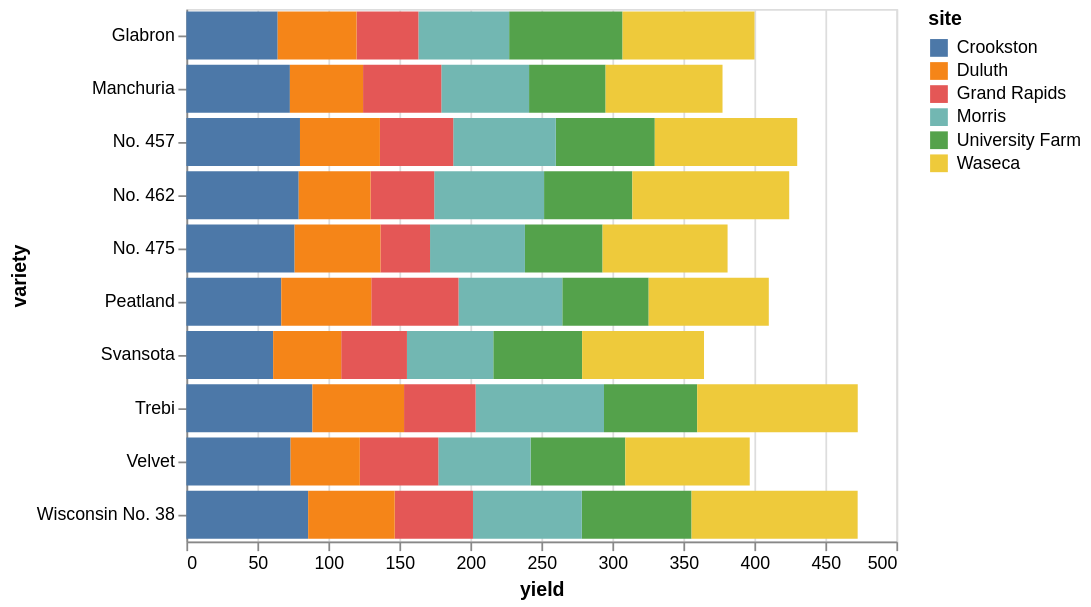

Specify this chart in Vega-Lite:
### Vega-Lite specification from a JSON file in a GitHub repository (floating-point values rounded to 4 significant figures)
{"config": {"view": {"height": 300, "width": 400}}, "encoding": {"y": {"title": "variety", "field": "properties.variety", "type": "nominal"}, "x": {"aggregate": "sum", "title": "yield", "field": "properties.yield", "type": "quantitative"}, "color": {"title": "site", "field": "properties.site", "type": "nominal"}}, "data": {"values": {"features": [{"properties": {"variety": "Manchuria", "yield": 27.0, "site": "University Farm", "year": 1931}, "geometry": {"coordinates": [125.6, 10.1], "type": "Point"}, "type": "Feature"}, {"properties": {"variety": "Manchuria", "yield": 48.87, "site": "Waseca", "year": 1931}, "geometry": {"coordinates": [125.6, 10.1], "type": "Point"}, "type": "Feature"}, {"properties": {"variety": "Manchuria", "yield": 27.43, "site": "Morris", "year": 1931}, "geometry": {"coordinates": [125.6, 10.1], "type": "Point"}, "type": "Feature"}, {"properties": {"variety": "Manchuria", "yield": 39.93, "site": "Crookston", "year": 1931}, "geometry": {"coordinates": [125.6, 10.1], "type": "Point"}, "type": "Feature"}, {"properties": {"variety": "Manchuria", "yield": 32.97, "site": "Grand Rapids", "year": 1931}, "geometry": {"coordinates": [125.6, 10.1], "type": "Point"}, "type": "Feature"}, {"properties": {"variety": "Manchuria", "yield": 28.97, "site": "Duluth", "year": 1931}, "geometry": {"coordinates": [125.6, 10.1], "type": "Point"}, "type": "Feature"}, {"properties": {"variety": "Glabron", "yield": 43.07, "site": "University Farm", "year": 1931}, "geometry": {"coordinates": [125.6, 10.1], "type": "Point"}, "type": "Feature"}, {"properties": {"variety": "Glabron", "yield": 55.2, "site": "Waseca", "year": 1931}, "geometry": {"coordinates": [125.6, 10.1], "type": "Point"}, "type": "Feature"}, {"properties": {"variety": "Glabron", "yield": 28.77, "site": "Morris", "year": 1931}, "geometry": {"coordinates": [125.6, 10.1], "type": "Point"}, "type": "Feature"}, {"properties": {"variety": "Glabron", "yield": 38.13, "site": "Crookston", "year": 1931}, "geometry": {"coordinates": [125.6, 10.1], "type": "Point"}, "type": "Feature"}, {"properties": {"variety": "Glabron", "yield": 29.13, "site": "Grand Rapids", "year": 1931}, "geometry": {"coordinates": [125.6, 10.1], "type": "Point"}, "type": "Feature"}, {"properties": {"variety": "Glabron", "yield": 29.67, "site": "Duluth", "year": 1931}, "geometry": {"coordinates": [125.6, 10.1], "type": "Point"}, "type": "Feature"}, {"properties": {"variety": "Svansota", "yield": 35.13, "site": "University Farm", "year": 1931}, "geometry": {"coordinates": [125.6, 10.1], "type": "Point"}, "type": "Feature"}, {"properties": {"variety": "Svansota", "yield": 47.33, "site": "Waseca", "year": 1931}, "geometry": {"coordinates": [125.6, 10.1], "type": "Point"}, "type": "Feature"}, {"properties": {"variety": "Svansota", "yield": 25.77, "site": "Morris", "year": 1931}, "geometry": {"coordinates": [125.6, 10.1], "type": "Point"}, "type": "Feature"}, {"properties": {"variety": "Svansota", "yield": 40.47, "site": "Crookston", "year": 1931}, "geometry": {"coordinates": [125.6, 10.1], "type": "Point"}, "type": "Feature"}, {"properties": {"variety": "Svansota", "yield": 29.67, "site": "Grand Rapids", "year": 1931}, "geometry": {"coordinates": [125.6, 10.1], "type": "Point"}, "type": "Feature"}, {"properties": {"variety": "Svansota", "yield": 25.7, "site": "Duluth", "year": 1931}, "geometry": {"coordinates": [125.6, 10.1], "type": "Point"}, "type": "Feature"}, {"properties": {"variety": "Velvet", "yield": 39.9, "site": "University Farm", "year": 1931}, "geometry": {"coordinates": [125.6, 10.1], "type": "Point"}, "type": "Feature"}, {"properties": {"variety": "Velvet", "yield": 50.23, "site": "Waseca", "year": 1931}, "geometry": {"coordinates": [125.6, 10.1], "type": "Point"}, "type": "Feature"}, {"properties": {"variety": "Velvet", "yield": 26.13, "site": "Morris", "year": 1931}, "geometry": {"coordinates": [125.6, 10.1], "type": "Point"}, "type": "Feature"}, {"properties": {"variety": "Velvet", "yield": 41.33, "site": "Crookston", "year": 1931}, "geometry": {"coordinates": [125.6, 10.1], "type": "Point"}, "type": "Feature"}, {"properties": {"variety": "Velvet", "yield": 23.03, "site": "Grand Rapids", "year": 1931}, "geometry": {"coordinates": [125.6, 10.1], "type": "Point"}, "type": "Feature"}, {"properties": {"variety": "Velvet", "yield": 26.3, "site": "Duluth", "year": 1931}, "geometry": {"coordinates": [125.6, 10.1], "type": "Point"}, "type": "Feature"}, {"properties": {"variety": "Trebi", "yield": 36.57, "site": "University Farm", "year": 1931}, "geometry": {"coordinates": [125.6, 10.1], "type": "Point"}, "type": "Feature"}, {"properties": {"variety": "Trebi", "yield": 63.83, "site": "Waseca", "year": 1931}, "geometry": {"coordinates": [125.6, 10.1], "type": "Point"}, "type": "Feature"}, {"properties": {"variety": "Trebi", "yield": 43.77, "site": "Morris", "year": 1931}, "geometry": {"coordinates": [125.6, 10.1], "type": "Point"}, "type": "Feature"}, {"properties": {"variety": "Trebi", "yield": 46.93, "site": "Crookston", "year": 1931}, "geometry": {"coordinates": [125.6, 10.1], "type": "Point"}, "type": "Feature"}, {"properties": {"variety": "Trebi", "yield": 29.77, "site": "Grand Rapids", "year": 1931}, "geometry": {"coordinates": [125.6, 10.1], "type": "Point"}, "type": "Feature"}, {"properties": {"variety": "Trebi", "yield": 33.93, "site": "Duluth", "year": 1931}, "geometry": {"coordinates": [125.6, 10.1], "type": "Point"}, "type": "Feature"}, {"properties": {"variety": "No. 457", "yield": 43.27, "site": "University Farm", "year": 1931}, "geometry": {"coordinates": [125.6, 10.1], "type": "Point"}, "type": "Feature"}, {"properties": {"variety": "No. 457", "yield": 58.1, "site": "Waseca", "year": 1931}, "geometry": {"coordinates": [125.6, 10.1], "type": "Point"}, "type": "Feature"}, {"properties": {"variety": "No. 457", "yield": 28.7, "site": "Morris", "year": 1931}, "geometry": {"coordinates": [125.6, 10.1], "type": "Point"}, "type": "Feature"}, {"properties": {"variety": "No. 457", "yield": 45.67, "site": "Crookston", "year": 1931}, "geometry": {"coordinates": [125.6, 10.1], "type": "Point"}, "type": "Feature"}, {"properties": {"variety": "No. 457", "yield": 32.17, "site": "Grand Rapids", "year": 1931}, "geometry": {"coordinates": [125.6, 10.1], "type": "Point"}, "type": "Feature"}, {"properties": {"variety": "No. 457", "yield": 33.6, "site": "Duluth", "year": 1931}, "geometry": {"coordinates": [125.6, 10.1], "type": "Point"}, "type": "Feature"}, {"properties": {"variety": "No. 462", "yield": 36.6, "site": "University Farm", "year": 1931}, "geometry": {"coordinates": [125.6, 10.1], "type": "Point"}, "type": "Feature"}, {"properties": {"variety": "No. 462", "yield": 65.77, "site": "Waseca", "year": 1931}, "geometry": {"coordinates": [125.6, 10.1], "type": "Point"}, "type": "Feature"}, {"properties": {"variety": "No. 462", "yield": 30.37, "site": "Morris", "year": 1931}, "geometry": {"coordinates": [125.6, 10.1], "type": "Point"}, "type": "Feature"}, {"properties": {"variety": "No. 462", "yield": 48.57, "site": "Crookston", "year": 1931}, "geometry": {"coordinates": [125.6, 10.1], "type": "Point"}, "type": "Feature"}, {"properties": {"variety": "No. 462", "yield": 24.93, "site": "Grand Rapids", "year": 1931}, "geometry": {"coordinates": [125.6, 10.1], "type": "Point"}, "type": "Feature"}, {"properties": {"variety": "No. 462", "yield": 28.1, "site": "Duluth", "year": 1931}, "geometry": {"coordinates": [125.6, 10.1], "type": "Point"}, "type": "Feature"}, {"properties": {"variety": "Peatland", "yield": 32.77, "site": "University Farm", "year": 1931}, "geometry": {"coordinates": [125.6, 10.1], "type": "Point"}, "type": "Feature"}, {"properties": {"variety": "Peatland", "yield": 48.57, "site": "Waseca", "year": 1931}, "geometry": {"coordinates": [125.6, 10.1], "type": "Point"}, "type": "Feature"}, {"properties": {"variety": "Peatland", "yield": 29.87, "site": "Morris", "year": 1931}, "geometry": {"coordinates": [125.6, 10.1], "type": "Point"}, "type": "Feature"}, {"properties": {"variety": "Peatland", "yield": 41.6, "site": "Crookston", "year": 1931}, "geometry": {"coordinates": [125.6, 10.1], "type": "Point"}, "type": "Feature"}, {"properties": {"variety": "Peatland", "yield": 34.7, "site": "Grand Rapids", "year": 1931}, "geometry": {"coordinates": [125.6, 10.1], "type": "Point"}, "type": "Feature"}, {"properties": {"variety": "Peatland", "yield": 32.0, "site": "Duluth", "year": 1931}, "geometry": {"coordinates": [125.6, 10.1], "type": "Point"}, "type": "Feature"}, {"properties": {"variety": "No. 475", "yield": 24.67, "site": "University Farm", "year": 1931}, "geometry": {"coordinates": [125.6, 10.1], "type": "Point"}, "type": "Feature"}, {"properties": {"variety": "No. 475", "yield": 46.77, "site": "Waseca", "year": 1931}, "geometry": {"coordinates": [125.6, 10.1], "type": "Point"}, "type": "Feature"}, {"properties": {"variety": "No. 475", "yield": 22.6, "site": "Morris", "year": 1931}, "geometry": {"coordinates": [125.6, 10.1], "type": "Point"}, "type": "Feature"}, {"properties": {"variety": "No. 475", "yield": 44.1, "site": "Crookston", "year": 1931}, "geometry": {"coordinates": [125.6, 10.1], "type": "Point"}, "type": "Feature"}, {"properties": {"variety": "No. 475", "yield": 19.7, "site": "Grand Rapids", "year": 1931}, "geometry": {"coordinates": [125.6, 10.1], "type": "Point"}, "type": "Feature"}, {"properties": {"variety": "No. 475", "yield": 33.07, "site": "Duluth", "year": 1931}, "geometry": {"coordinates": [125.6, 10.1], "type": "Point"}, "type": "Feature"}, {"properties": {"variety": "Wisconsin No. 38", "yield": 39.3, "site": "University Farm", "year": 1931}, "geometry": {"coordinates": [125.6, 10.1], "type": "Point"}, "type": "Feature"}, {"properties": {"variety": "Wisconsin No. 38", "yield": 58.8, "site": "Waseca", "year": 1931}, "geometry": {"coordinates": [125.6, 10.1], "type": "Point"}, "type": "Feature"}, {"properties": {"variety": "Wisconsin No. 38", "yield": 29.47, "site": "Morris", "year": 1931}, "geometry": {"coordinates": [125.6, 10.1], "type": "Point"}, "type": "Feature"}, {"properties": {"variety": "Wisconsin No. 38", "yield": 49.87, "site": "Crookston", "year": 1931}, "geometry": {"coordinates": [125.6, 10.1], "type": "Point"}, "type": "Feature"}, {"properties": {"variety": "Wisconsin No. 38", "yield": 34.47, "site": "Grand Rapids", "year": 1931}, "geometry": {"coordinates": [125.6, 10.1], "type": "Point"}, "type": "Feature"}, {"properties": {"variety": "Wisconsin No. 38", "yield": 31.6, "site": "Duluth", "year": 1931}, "geometry": {"coordinates": [125.6, 10.1], "type": "Point"}, "type": "Feature"}, {"properties": {"variety": "Manchuria", "yield": 26.9, "site": "University Farm", "year": 1932}, "geometry": {"coordinates": [125.6, 10.1], "type": "Point"}, "type": "Feature"}, {"properties": {"variety": "Manchuria", "yield": 33.47, "site": "Waseca", "year": 1932}, "geometry": {"coordinates": [125.6, 10.1], "type": "Point"}, "type": "Feature"}, {"properties": {"variety": "Manchuria", "yield": 34.37, "site": "Morris", "year": 1932}, "geometry": {"coordinates": [125.6, 10.1], "type": "Point"}, "type": "Feature"}, {"properties": {"variety": "Manchuria", "yield": 32.97, "site": "Crookston", "year": 1932}, "geometry": {"coordinates": [125.6, 10.1], "type": "Point"}, "type": "Feature"}, {"properties": {"variety": "Manchuria", "yield": 22.13, "site": "Grand Rapids", "year": 1932}, "geometry": {"coordinates": [125.6, 10.1], "type": "Point"}, "type": "Feature"}, {"properties": {"variety": "Manchuria", "yield": 22.57, "site": "Duluth", "year": 1932}, "geometry": {"coordinates": [125.6, 10.1], "type": "Point"}, "type": "Feature"}, {"properties": {"variety": "Glabron", "yield": 36.8, "site": "University Farm", "year": 1932}, "geometry": {"coordinates": [125.6, 10.1], "type": "Point"}, "type": "Feature"}, {"properties": {"variety": "Glabron", "yield": 37.73, "site": "Waseca", "year": 1932}, "geometry": {"coordinates": [125.6, 10.1], "type": "Point"}, "type": "Feature"}, {"properties": {"variety": "Glabron", "yield": 35.13, "site": "Morris", "year": 1932}, "geometry": {"coordinates": [125.6, 10.1], "type": "Point"}, "type": "Feature"}, {"properties": {"variety": "Glabron", "yield": 26.17, "site": "Crookston", "year": 1932}, "geometry": {"coordinates": [125.6, 10.1], "type": "Point"}, "type": "Feature"}, {"properties": {"variety": "Glabron", "yield": 14.43, "site": "Grand Rapids", "year": 1932}, "geometry": {"coordinates": [125.6, 10.1], "type": "Point"}, "type": "Feature"}, {"properties": {"variety": "Glabron", "yield": 25.87, "site": "Duluth", "year": 1932}, "geometry": {"coordinates": [125.6, 10.1], "type": "Point"}, "type": "Feature"}, {"properties": {"variety": "Svansota", "yield": 27.43, "site": "University Farm", "year": 1932}, "geometry": {"coordinates": [125.6, 10.1], "type": "Point"}, "type": "Feature"}, {"properties": {"variety": "Svansota", "yield": 38.5, "site": "Waseca", "year": 1932}, "geometry": {"coordinates": [125.6, 10.1], "type": "Point"}, "type": "Feature"}, {"properties": {"variety": "Svansota", "yield": 35.03, "site": "Morris", "year": 1932}, "geometry": {"coordinates": [125.6, 10.1], "type": "Point"}, "type": "Feature"}, {"properties": {"variety": "Svansota", "yield": 20.63, "site": "Crookston", "year": 1932}, "geometry": {"coordinates": [125.6, 10.1], "type": "Point"}, "type": "Feature"}, {"properties": {"variety": "Svansota", "yield": 16.63, "site": "Grand Rapids", "year": 1932}, "geometry": {"coordinates": [125.6, 10.1], "type": "Point"}, "type": "Feature"}, {"properties": {"variety": "Svansota", "yield": 22.23, "site": "Duluth", "year": 1932}, "geometry": {"coordinates": [125.6, 10.1], "type": "Point"}, "type": "Feature"}, {"properties": {"variety": "Velvet", "yield": 26.8, "site": "University Farm", "year": 1932}, "geometry": {"coordinates": [125.6, 10.1], "type": "Point"}, "type": "Feature"}, {"properties": {"variety": "Velvet", "yield": 37.4, "site": "Waseca", "year": 1932}, "geometry": {"coordinates": [125.6, 10.1], "type": "Point"}, "type": "Feature"}, {"properties": {"variety": "Velvet", "yield": 38.83, "site": "Morris", "year": 1932}, "geometry": {"coordinates": [125.6, 10.1], "type": "Point"}, "type": "Feature"}, {"properties": {"variety": "Velvet", "yield": 32.07, "site": "Crookston", "year": 1932}, "geometry": {"coordinates": [125.6, 10.1], "type": "Point"}, "type": "Feature"}, {"properties": {"variety": "Velvet", "yield": 32.23, "site": "Grand Rapids", "year": 1932}, "geometry": {"coordinates": [125.6, 10.1], "type": "Point"}, "type": "Feature"}, {"properties": {"variety": "Velvet", "yield": 22.47, "site": "Duluth", "year": 1932}, "geometry": {"coordinates": [125.6, 10.1], "type": "Point"}, "type": "Feature"}, {"properties": {"variety": "Trebi", "yield": 29.07, "site": "University Farm", "year": 1932}, "geometry": {"coordinates": [125.6, 10.1], "type": "Point"}, "type": "Feature"}, {"properties": {"variety": "Trebi", "yield": 49.23, "site": "Waseca", "year": 1932}, "geometry": {"coordinates": [125.6, 10.1], "type": "Point"}, "type": "Feature"}, {"properties": {"variety": "Trebi", "yield": 46.63, "site": "Morris", "year": 1932}, "geometry": {"coordinates": [125.6, 10.1], "type": "Point"}, "type": "Feature"}, {"properties": {"variety": "Trebi", "yield": 41.83, "site": "Crookston", "year": 1932}, "geometry": {"coordinates": [125.6, 10.1], "type": "Point"}, "type": "Feature"}, {"properties": {"variety": "Trebi", "yield": 20.63, "site": "Grand Rapids", "year": 1932}, "geometry": {"coordinates": [125.6, 10.1], "type": "Point"}, "type": "Feature"}, {"properties": {"variety": "Trebi", "yield": 30.6, "site": "Duluth", "year": 1932}, "geometry": {"coordinates": [125.6, 10.1], "type": "Point"}, "type": "Feature"}, {"properties": {"variety": "No. 457", "yield": 26.43, "site": "University Farm", "year": 1932}, "geometry": {"coordinates": [125.6, 10.1], "type": "Point"}, "type": "Feature"}, {"properties": {"variety": "No. 457", "yield": 42.2, "site": "Waseca", "year": 1932}, "geometry": {"coordinates": [125.6, 10.1], "type": "Point"}, "type": "Feature"}, {"properties": {"variety": "No. 457", "yield": 43.53, "site": "Morris", "year": 1932}, "geometry": {"coordinates": [125.6, 10.1], "type": "Point"}, "type": "Feature"}, {"properties": {"variety": "No. 457", "yield": 34.33, "site": "Crookston", "year": 1932}, "geometry": {"coordinates": [125.6, 10.1], "type": "Point"}, "type": "Feature"}, {"properties": {"variety": "No. 457", "yield": 19.47, "site": "Grand Rapids", "year": 1932}, "geometry": {"coordinates": [125.6, 10.1], "type": "Point"}, "type": "Feature"}, {"properties": {"variety": "No. 457", "yield": 22.7, "site": "Duluth", "year": 1932}, "geometry": {"coordinates": [125.6, 10.1], "type": "Point"}, "type": "Feature"}, {"properties": {"variety": "No. 462", "yield": 25.57, "site": "University Farm", "year": 1932}, "geometry": {"coordinates": [125.6, 10.1], "type": "Point"}, "type": "Feature"}, {"properties": {"variety": "No. 462", "yield": 44.7, "site": "Waseca", "year": 1932}, "geometry": {"coordinates": [125.6, 10.1], "type": "Point"}, "type": "Feature"}, {"properties": {"variety": "No. 462", "yield": 47.0, "site": "Morris", "year": 1932}, "geometry": {"coordinates": [125.6, 10.1], "type": "Point"}, "type": "Feature"}, {"properties": {"variety": "No. 462", "yield": 30.53, "site": "Crookston", "year": 1932}, "geometry": {"coordinates": [125.6, 10.1], "type": "Point"}, "type": "Feature"}, {"properties": {"variety": "No. 462", "yield": 19.9, "site": "Grand Rapids", "year": 1932}, "geometry": {"coordinates": [125.6, 10.1], "type": "Point"}, "type": "Feature"}, {"properties": {"variety": "No. 462", "yield": 22.5, "site": "Duluth", "year": 1932}, "geometry": {"coordinates": [125.6, 10.1], "type": "Point"}, "type": "Feature"}, {"properties": {"variety": "Peatland", "yield": 28.07, "site": "University Farm", "year": 1932}, "geometry": {"coordinates": [125.6, 10.1], "type": "Point"}, "type": "Feature"}, {"properties": {"variety": "Peatland", "yield": 36.03, "site": "Waseca", "year": 1932}, "geometry": {"coordinates": [125.6, 10.1], "type": "Point"}, "type": "Feature"}, {"properties": {"variety": "Peatland", "yield": 43.2, "site": "Morris", "year": 1932}, "geometry": {"coordinates": [125.6, 10.1], "type": "Point"}, "type": "Feature"}, {"properties": {"variety": "Peatland", "yield": 25.23, "site": "Crookston", "year": 1932}, "geometry": {"coordinates": [125.6, 10.1], "type": "Point"}, "type": "Feature"}, {"properties": {"variety": "Peatland", "yield": 26.77, "site": "Grand Rapids", "year": 1932}, "geometry": {"coordinates": [125.6, 10.1], "type": "Point"}, "type": "Feature"}, {"properties": {"variety": "Peatland", "yield": 31.37, "site": "Duluth", "year": 1932}, "geometry": {"coordinates": [125.6, 10.1], "type": "Point"}, "type": "Feature"}, {"properties": {"variety": "No. 475", "yield": 30.0, "site": "University Farm", "year": 1932}, "geometry": {"coordinates": [125.6, 10.1], "type": "Point"}, "type": "Feature"}, {"properties": {"variety": "No. 475", "yield": 41.27, "site": "Waseca", "year": 1932}, "geometry": {"coordinates": [125.6, 10.1], "type": "Point"}, "type": "Feature"}, {"properties": {"variety": "No. 475", "yield": 44.23, "site": "Morris", "year": 1932}, "geometry": {"coordinates": [125.6, 10.1], "type": "Point"}, "type": "Feature"}, {"properties": {"variety": "No. 475", "yield": 32.13, "site": "Crookston", "year": 1932}, "geometry": {"coordinates": [125.6, 10.1], "type": "Point"}, "type": "Feature"}, {"properties": {"variety": "No. 475", "yield": 15.23, "site": "Grand Rapids", "year": 1932}, "geometry": {"coordinates": [125.6, 10.1], "type": "Point"}, "type": "Feature"}, {"properties": {"variety": "No. 475", "yield": 27.37, "site": "Duluth", "year": 1932}, "geometry": {"coordinates": [125.6, 10.1], "type": "Point"}, "type": "Feature"}, {"properties": {"variety": "Wisconsin No. 38", "yield": 38.0, "site": "University Farm", "year": 1932}, "geometry": {"coordinates": [125.6, 10.1], "type": "Point"}, "type": "Feature"}, {"properties": {"variety": "Wisconsin No. 38", "yield": 58.17, "site": "Waseca", "year": 1932}, "geometry": {"coordinates": [125.6, 10.1], "type": "Point"}, "type": "Feature"}, {"properties": {"variety": "Wisconsin No. 38", "yield": 47.17, "site": "Morris", "year": 1932}, "geometry": {"coordinates": [125.6, 10.1], "type": "Point"}, "type": "Feature"}, {"properties": {"variety": "Wisconsin No. 38", "yield": 35.9, "site": "Crookston", "year": 1932}, "geometry": {"coordinates": [125.6, 10.1], "type": "Point"}, "type": "Feature"}, {"properties": {"variety": "Wisconsin No. 38", "yield": 20.67, "site": "Grand Rapids", "year": 1932}, "geometry": {"coordinates": [125.6, 10.1], "type": "Point"}, "type": "Feature"}, {"properties": {"variety": "Wisconsin No. 38", "yield": 29.33, "site": "Duluth", "year": 1932}, "geometry": {"coordinates": [125.6, 10.1], "type": "Point"}, "type": "Feature"}], "type": "FeatureCollection"}, "format": {"type": "json", "property": "features"}}, "mark": "bar", "$schema": "https://vega.github.io/schema/vega-lite/v2.4.1.json"}
